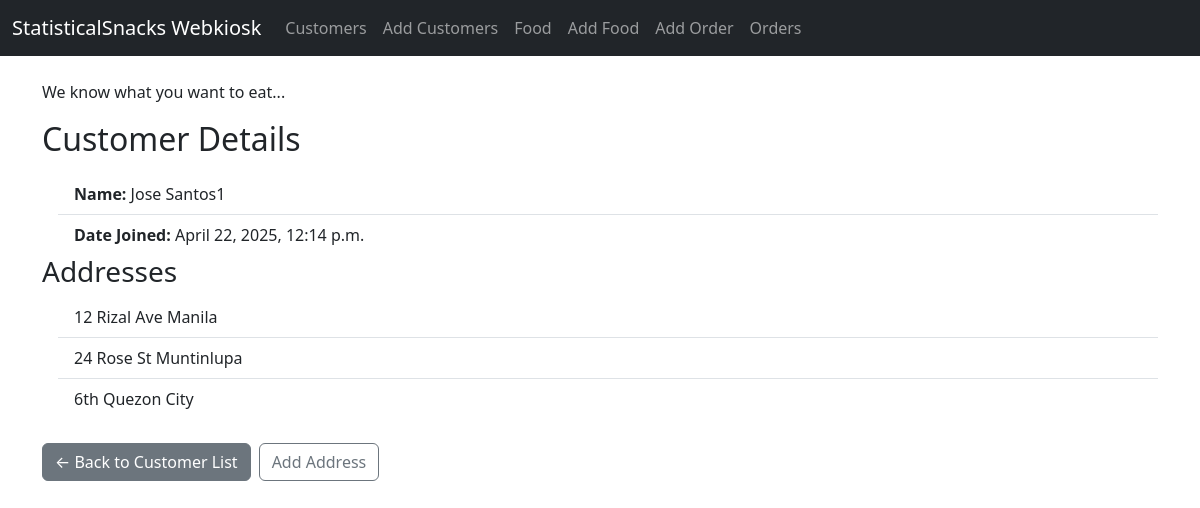
Screenshot of /webkiosk/customers/1/ with the database file from the repository.
### webkiosk/models.py (models this page shows, shortened)
class Customer(models.Model):
    firstname = models.CharField(max_length=20)
    lastname = models.CharField(max_length=20)
    date_joined = models.DateTimeField(auto_now_add=True)

class Address(models.Model):
    street = models.CharField(max_length=50)
    city = models.CharField(max_length=50)
    customer = models.ForeignKey(Customer, on_delete=models.CASCADE)

### webkiosk/views.py (the view)
# urls.py: path('customers/<int:pk>/', views.detailcustomer, name='customer-detail'),
def detailcustomer(request, pk):
    c = Customer.objects.get(id=pk)
    context = {'customer': c}
    return render(request, 'webkiosk/customer_detail.html', context)

### webkiosk/templates/webkiosk/customer_detail.html (shortened to what this page needs)
{% extends 'webkiosk/base_template.html' %}
{% block content %}
<h2 class="mb-3"> Customer Details</h2>
<ul class="list-group list-group-flush ps-3">
    <li class="list-group-item"><strong>Name:</strong> {{ customer.firstname }} {{customer.lastname }}</li>
    <li class="list-group-item"><strong>Date Joined:</strong> {{customer.date_joined}}</li>
</ul>
{% if customer.address_set.all %}
<h3> Addresses</h3>
<ul class="list-group list-group-flush ps-3">
    {% for address in customer.address_set.all %}
    <li class="list-group-item"> {{ address.street }} {{ address.city}} </li>
    {% endfor %}
</ul>
{% else %}
<p>No addresses found for this customer</p>
{% endif %}
<div class="d-flex gap-2">
    <p><a href="{% url 'webkiosk:customer-list' %}" class="btn btn-secondary mt-4">← Back to Customer List</a></p>
    <p><a href="{% url 'webkiosk:address-add' customer.id %}" class="btn btn-outline-secondary mt-4"> Add Address </a></p>
</div>
{% endblock %}

### rows the page displays
Customer: firstname "Jose", lastname "Santos1", date_joined "April 22, 2025, 12:14 p.m."
Address: street "12 Rizal Ave", city "Manila"
Address: street "24 Rose St", city "Muntinlupa"
Address: street "6th", city "Quezon City"
